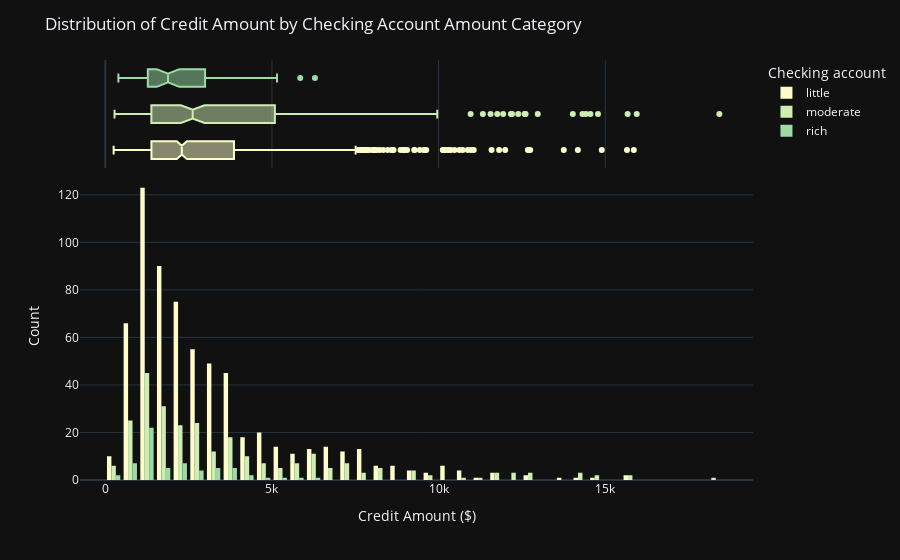

The cell this chart's notebook holds for it:
### Code cell
fig = px.histogram(df,
x = 'Credit amount',
color = df['Checking account'],
template = 'plotly_dark',
marginal = 'box',
color_discrete_sequence = px.colors.sequential.deep)

fig.update_layout(barmode = 'group',
yaxis_title = 'Count',
xaxis_title = 'Credit Amount ($)',
title = 'Distribution of Credit Amount by Checking Account Amount Category')

### Figure 1 — Plotly figure (JSON) as saved in the notebook; plotly's stock layout.template omitted (floating-point values rounded to 4 significant figures; data arrays with more than 128 entries replaced by an {"elided": "..."} marker saying what was removed)
{"data": [{"alignmentgroup": "True", "bingroup": "x", "hovertemplate": "Checking account=little<br>Credit amount=%{x}<br>count=%{y}<extra></extra>", "legendgroup": "little", "marker": {"color": "rgb(253, 253, 204)", "pattern": {"shape": ""}}, "name": "little", "offsetgroup": "little", "orientation": "v", "showlegend": true, "type": "histogram", "x": {"elided": "668 int values"}, "xaxis": "x", "yaxis": "y"}, {"alignmentgroup": "True", "hovertemplate": "Checking account=little<br>Credit amount=%{x}<extra></extra>", "legendgroup": "little", "marker": {"color": "rgb(253, 253, 204)"}, "name": "little", "notched": true, "offsetgroup": "little", "showlegend": false, "type": "box", "x": {"elided": "668 int values"}, "xaxis": "x2", "yaxis": "y2"}, {"alignmentgroup": "True", "bingroup": "x", "hovertemplate": "Checking account=moderate<br>Credit amount=%{x}<br>count=%{y}<extra></extra>", "legendgroup": "moderate", "marker": {"color": "rgb(206, 236, 179)", "pattern": {"shape": ""}}, "name": "moderate", "offsetgroup": "moderate", "orientation": "v", "showlegend": true, "type": "histogram", "x": {"elided": "269 int values"}, "xaxis": "x", "yaxis": "y"}, {"alignmentgroup": "True", "hovertemplate": "Checking account=moderate<br>Credit amount=%{x}<extra></extra>", "legendgroup": "moderate", "marker": {"color": "rgb(206, 236, 179)"}, "name": "moderate", "notched": true, "offsetgroup": "moderate", "showlegend": false, "type": "box", "x": {"elided": "269 int values"}, "xaxis": "x2", "yaxis": "y2"}, {"alignmentgroup": "True", "bingroup": "x", "hovertemplate": "Checking account=rich<br>Credit amount=%{x}<br>count=%{y}<extra></extra>", "legendgroup": "rich", "marker": {"color": "rgb(156, 219, 165)", "pattern": {"shape": ""}}, "name": "rich", "offsetgroup": "rich", "orientation": "v", "showlegend": true, "type": "histogram", "x": [409, 1474, 2100, 1225, 1961, 3617, 392, 781, 1881, 709, 5848, 1908, 3913, 4210, 1925, 2251, 1445, 4796, 1344, 3749, 1494, 4473, 3949, 3399, 2247, 1330, 939, 609, 1424, 5152, 1323, 1126, 2360, 2687, 2319, 3049, 2864, 683, 1275, 1240, 2116, 947, 1297, 1047, 3017, 1347, 1905, 1377, 3148, 1337, 1275, 1299, 1271, 1480, 2892, 3016, 2327, 1343, 745, 3656, 1258, 2923, 6289], "xaxis": "x", "yaxis": "y"}, {"alignmentgroup": "True", "hovertemplate": "Checking account=rich<br>Credit amount=%{x}<extra></extra>", "legendgroup": "rich", "marker": {"color": "rgb(156, 219, 165)"}, "name": "rich", "notched": true, "offsetgroup": "rich", "showlegend": false, "type": "box", "x": [409, 1474, 2100, 1225, 1961, 3617, 392, 781, 1881, 709, 5848, 1908, 3913, 4210, 1925, 2251, 1445, 4796, 1344, 3749, 1494, 4473, 3949, 3399, 2247, 1330, 939, 609, 1424, 5152, 1323, 1126, 2360, 2687, 2319, 3049, 2864, 683, 1275, 1240, 2116, 947, 1297, 1047, 3017, 1347, 1905, 1377, 3148, 1337, 1275, 1299, 1271, 1480, 2892, 3016, 2327, 1343, 745, 3656, 1258, 2923, 6289], "xaxis": "x2", "yaxis": "y2"}], "layout": {"barmode": "group", "legend": {"title": {"text": "Checking account"}, "tracegroupgap": 0}, "margin": {"t": 60}, "title": {"text": "Distribution of Credit Amount by Checking Account Amount Category"}, "xaxis": {"anchor": "y", "domain": [0, 1], "title": {"text": "Credit Amount ($)"}}, "xaxis2": {"anchor": "y2", "domain": [0, 1], "matches": "x", "showgrid": true, "showticklabels": false}, "yaxis": {"anchor": "x", "domain": [0, 0.7326], "title": {"text": "Count"}}, "yaxis2": {"anchor": "x2", "domain": [0.7426, 1], "matches": "y2", "showgrid": false, "showline": false, "showticklabels": false, "ticks": ""}}}
